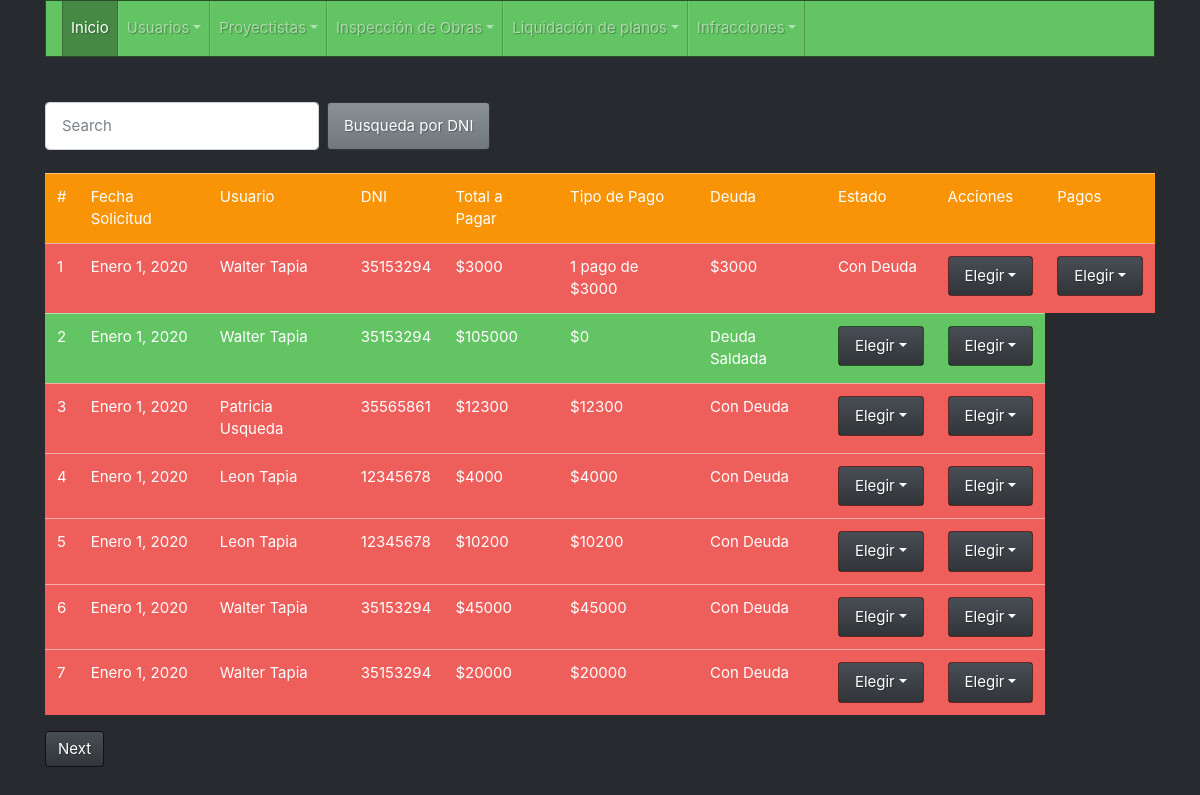
The page /plano/listar/ on the database as committed earlier.
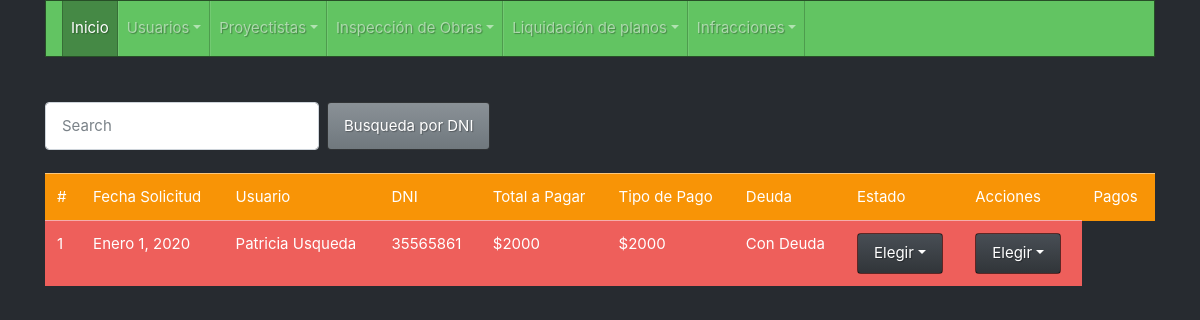
The same page on the database as committed later.
### plano/models.py (models this page shows, shortened)
class Plano(models.Model):
    fecha = models.DateField()
    usuario = models.ForeignKey(Usuario, null=False, blank=False, on_delete=models.CASCADE)
    proyectista = models.ForeignKey(Proyectista, null=False, blank=False, on_delete=models.CASCADE)
    dir_obra = models.CharField(max_length=50)
    precio_metro = models.IntegerField()
    metros = models.IntegerField()
    total = models.FloatField(editable=False)
    cuota = models.IntegerField()
    deuda = models.FloatField(editable=False)
    pago = models.FloatField(default=0)
    fecha_pago = models.DateField(null=True, blank= True)
    pago2 = models.FloatField(default=0)
    fecha_pago2 = models.DateField(null=True, blank= True)
    pago3 = models.FloatField(default=0)
    fecha_pago3 = models.DateField(null=True, blank= True)
    pago4 = models.FloatField(default=0)
    fecha_pago4 = models.DateField(null=True, blank= True)
    valor_cuota = models.FloatField(editable=False)
    s_cuota1 = models.FloatField(editable=False)
    s_cuota2 = models.FloatField(editable=False)
    s_cuota3 = models.FloatField(editable=False)
    s_cuota4 = models.FloatField(editable=False)

### usuario/models.py (models this page shows, shortened)
class Usuario(models.Model):
    nombre = models.CharField(max_length=50)
    dni = models.CharField(max_length=8, unique=True)
    direccion = models.CharField(max_length=50, verbose_name='dirección')
    catastro = models.CharField(max_length=50)
    tel = models.CharField(max_length=10, null=True, blank=True)

### plano/views.py (the view)
# urls.py: path('listar/', views.plano_list.as_view(), name='plano_listar'),
class plano_list(ListView):
    model = Plano
    template_name = 'plano/plano_list.html'
    paginate_by = 7

### templates/plano/plano_list.html (shortened to what this page needs)
{% extends 'base/base.html' %}
{% block content %}
<br>
<br>
<form class="form-inline my-2 my-lg-0" type="get" method="POST" action="{%url 'plano_buscar'%}" >
    <input class="form-control mr-sm-2" type="text" placeholder="Search" name="buscalo" id="busca">
    <button class="btn btn-secondary my-2 my-sm-0" type="submit" href="" id="botonBus">Busqueda por DNI</button>
</form>
<br>
<table class="table table-hover">
    <thead>
    <tr class="table-warning" >
        <td scope="col">#</td>
        <td scope="col">Fecha Solicitud</td>
        <td scope="col">Usuario</td>
        <td scope="col">DNI</td>
        <td scope="col">Total a Pagar</td>
        <td scope="col">Tipo de Pago</td>
        <td scope="col">Deuda</td>
        <td scope="col">Estado</td>
        <td scope="col">Acciones</td>
        <td scope="col">Pagos</td>
    </tr>
    </thead>
    <tbody>
        {% if object_list%}
            {%for plano in object_list%}
                {% if plano.deuda == 0 %}
        <tr class="table-success">
                {% elif plano.deuda %}
            <tr class="table-danger">
                {% else %}
                <tr class="table-danger">
                    {% endif %}
                    <td>{{plano.id}}</td>
                    <td>{{plano.fecha}}</td>
                    <td>{{plano.usuario.nombre}}</td>
                    <td>{{plano.usuario.dni}}</td>
                    <td>${{plano.total}}</td>
                    {% if plano.cuota == 1 %}
                    <td>1 pago de ${{plano.total}}</td>
                    {% elif plano.cuota == 2 %}
                    <td>2 cuotas de ${{plano.valor_cuota}}</td>
                    {% elif plano.cuota == 3 %}
                    <td>3 cuotas de ${{plano.valor_cuota}}</td>
                    {% elif plano.cuota == 4 %}
                    <td>4 cuotas de ${{plano.valor_cuota}}</td>
                    {% endif %}
                    <td>${{plano.deuda}}</td>
                    {% if plano.deuda == 0 %}
                    <td>Deuda Saldada</td>
                    {% else %}
                    <td>Con Deuda</td>
                    {% endif %}
                    <td>
                        <ul class="nav nav-pills">
                          <li class="nav-item dropdown">
                            <a class="nav-link dropdown-toggle" data-toggle="dropdown" href="#" role="button" aria-haspopup="true" aria-expanded="false">Elegir</a>
                          </li>
                        </ul>
                    </td>
                    <td>
                        <ul class="nav nav-pills">
                          <li class="nav-item dropdown">
                            <a class="nav-link dropdown-toggle" data-toggle="dropdown" href="#" role="button" aria-haspopup="true" aria-expanded="false">Elegir</a>
                          </li>
                        </ul>
                    </td>
                </tr>
                {%endfor%} {% else %}
                <div class="alert alert-dismissible alert-success">
                    <button type="button" class="close" data-dismiss="alert">&times;</button>
                    <strong>Ups! </strong>tú busqueda no dio resultados, <a href="{%url 'plano_listar'%}" class="alert-link">intentalo de nuevo</a>.
                </div>
                {%endif%}
    </tbody>
</table>
<nav aria-label="Page navigation example">
  <ul class="pagination">
      {% if page_obj.has_next %}
    <li class="page-item"><a class="page-link" href="?page={{ page_obj.next_page_number }}">Next</a></li>
      {% endif%}
  </ul>
</nav>
{% endblock%}

### templates/base/base.html (shortened to what this page needs)
<!DOCTYPE html>
<html lang="es">
<head>
	{% load static %}
	{% block static %}
	<link rel="stylesheet" href="{% static 'css/bootstrap.min.css' %}">
    <link rel="stylesheet" href="{% static 'css/submenu.css' %}">
	<link rel="stylesheet" href="{% static 'css/imagen.css' %}">
	{% endblock %}
</head>
{%block body%}
<body>
	<div class="container">
		{% block navbar %}
            <nav class="navbar navbar-expand-lg navbar-dark bg-success">
            <div class="collapse navbar-collapse" id="navbarsExample03">
              <ul class="navbar-nav mr-auto">
                <li class="nav-item active">
                  <a class="nav-link" href="{%url 'index'%}">Inicio<span class="sr-only">(current)</span></a>
                </li>
                <li class="nav-item dropdown">
                  <a class="nav-link dropdown-toggle" href="#" id="dropdown01" data-toggle="dropdown" aria-haspopup="true" aria-expanded="false">Usuarios</a>
                </li>
                  <li class="nav-item dropdown">
                  <a class="nav-link dropdown-toggle" href="#" id="dropdown02" data-toggle="dropdown" aria-haspopup="true" aria-expanded="false">Proyectistas</a>
                </li>
                  <li class="nav-item dropdown">
                  <a class="nav-link dropdown-toggle" href="#" id="dropdown05" data-toggle="dropdown" aria-haspopup="true" aria-expanded="false">Inspección de Obras</a>
                </li>
                   <li class="nav-item dropdown">
                  <a class="nav-link dropdown-toggle" href="#" id="dropdown03" data-toggle="dropdown" aria-haspopup="true" aria-expanded="false">Liquidación de planos</a>
                   </li>
                  <li class="nav-item dropdown">
                  <a class="nav-link dropdown-toggle" href="#" id="dropdown04" data-toggle="dropdown" aria-haspopup="true" aria-expanded="false">Infracciones</a>
                </li>
              </ul>
            </div>
          </nav>
		{% endblock %}
		{% block content %}
		{% endblock %}
	</div>
 </body>
{% endblock %}
</html>

Rows that differ between the two databases and show on the page:
removed Plano: id "2", fecha "Enero 1, 2020", usuario.nombre "Walter Tapia", usuario.dni "35153294", total "105000", deuda "0", shows "Deuda Saldada"
removed Plano: id "3", fecha "Enero 1, 2020", usuario.nombre "Patricia Usqueda", usuario.dni "35565861", total "12300", deuda "12300", shows "Con Deuda"
removed Plano: id "4", fecha "Enero 1, 2020", usuario.nombre "Leon Tapia", usuario.dni "12345678", total "4000", deuda "4000", shows "Con Deuda"
removed Plano: id "5", fecha "Enero 1, 2020", usuario.nombre "Leon Tapia", usuario.dni "12345678", total "10200", deuda "10200", shows "Con Deuda"
removed Plano: id "6", fecha "Enero 1, 2020", usuario.nombre "Walter Tapia", usuario.dni "35153294", total "45000", deuda "45000", shows "Con Deuda"
removed Plano: id "7", fecha "Enero 1, 2020", usuario.nombre "Walter Tapia", usuario.dni "35153294", total "20000", deuda "20000", shows "Con Deuda"
changed Plano id 1: usuario.nombre "Walter Tapia" → "Patricia Usqueda"; usuario.dni "35153294" → "35565861"; total "3000" → "2000"; deuda "3000" → "2000"; cuota True → False (drawn); total "3000" → (not shown)
Other text that changed with them:
text no longer shown: "Next"
